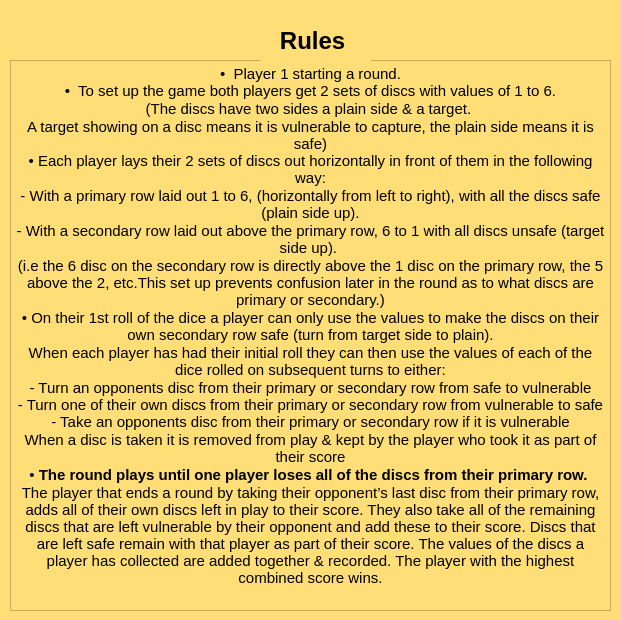
<?xml version="1.0" encoding="UTF-8"?>
<ui version="4.0">
 <class>MainWindow</class>
 <widget class="QMainWindow" name="MainWindow">
  <property name="geometry">
   <rect>
    <x>0</x>
    <y>0</y>
    <width>621</width>
    <height>620</height>
   </rect>
  </property>
  <property name="minimumSize">
   <size>
    <width>621</width>
    <height>620</height>
   </size>
  </property>
  <property name="maximumSize">
   <size>
    <width>621</width>
    <height>620</height>
   </size>
  </property>
  <property name="windowTitle">
   <string>MainWindow</string>
  </property>
  <property name="styleSheet">
   <string notr="true">background-color: rgb(255, 221, 119);</string>
  </property>
  <widget class="QWidget" name="centralwidget">
   <widget class="QTextBrowser" name="textBrowser">
    <property name="geometry">
     <rect>
      <x>10</x>
      <y>60</y>
      <width>601</width>
      <height>551</height>
     </rect>
    </property>
    <property name="styleSheet">
     <string notr="true">border-color:  rgb(255, 221, 119);</string>
    </property>
    <property name="html">
     <string>&lt;!DOCTYPE HTML PUBLIC &quot;-//W3C//DTD HTML 4.0//EN&quot; &quot;http://www.w3.org/TR/REC-html40/strict.dtd&quot;&gt;
&lt;html&gt;&lt;head&gt;&lt;meta name=&quot;qrichtext&quot; content=&quot;1&quot; /&gt;&lt;style type=&quot;text/css&quot;&gt;
p, li { white-space: pre-wrap; }
&lt;/style&gt;&lt;/head&gt;&lt;body style=&quot; font-family:'MS Shell Dlg 2'; font-size:8.25pt; font-weight:400; font-style:normal;&quot;&gt;
&lt;p align=&quot;center&quot; style=&quot; margin-top:0px; margin-bottom:0px; margin-left:0px; margin-right:0px; -qt-block-indent:0; text-indent:0px;&quot;&gt;&lt;span style=&quot; font-size:11pt; color:#000000;&quot;&gt;•  &lt;/span&gt;&lt;span style=&quot; font-size:11pt; color:#000000; background-color:transparent;&quot;&gt;Player 1 starting a round.&lt;/span&gt;&lt;span style=&quot; font-size:11pt; color:#000000;&quot;&gt;&lt;br /&gt;•  To set up the game both players get 2 sets of discs &lt;/span&gt;&lt;span style=&quot; font-size:11pt; color:#000000; background-color:transparent;&quot;&gt;with values of 1 to 6.&lt;/span&gt;&lt;/p&gt;
&lt;p align=&quot;center&quot; style=&quot; margin-top:0px; margin-bottom:0px; margin-left:0px; margin-right:0px; -qt-block-indent:0; text-indent:0px; background-color:transparent;&quot;&gt;&lt;span style=&quot; font-size:11pt; color:#000000; background-color:transparent;&quot;&gt;(The discs have two sides a plain side &amp;amp; a target. &lt;/span&gt;&lt;/p&gt;
&lt;p align=&quot;center&quot; style=&quot; margin-top:0px; margin-bottom:0px; margin-left:0px; margin-right:0px; -qt-block-indent:0; text-indent:0px; background-color:transparent;&quot;&gt;&lt;span style=&quot; font-size:11pt; color:#000000; background-color:transparent;&quot;&gt;A target showing on a disc means it is vulnerable to capture, the plain side means it is safe)&lt;/span&gt;&lt;span style=&quot; font-size:11pt; color:#000000;&quot;&gt;&lt;br /&gt;• Each player lays their 2 sets of discs out horizontally in front of them in the following way:&lt;/span&gt;&lt;/p&gt;
&lt;p align=&quot;center&quot; style=&quot; margin-top:0px; margin-bottom:0px; margin-left:0px; margin-right:0px; -qt-block-indent:0; text-indent:0px; background-color:transparent;&quot;&gt;&lt;span style=&quot; font-size:11pt; color:#000000; background-color:transparent;&quot;&gt;- With a primary row laid out 1 to 6, (horizontally from left to right), with all the discs safe (plain side up).&lt;/span&gt;&lt;/p&gt;
&lt;p align=&quot;center&quot; style=&quot; margin-top:0px; margin-bottom:0px; margin-left:0px; margin-right:0px; -qt-block-indent:0; text-indent:0px; background-color:transparent;&quot;&gt;&lt;span style=&quot; font-size:11pt; color:#000000; background-color:transparent;&quot;&gt;- With a secondary row laid out above the primary row, 6 to 1 with all discs unsafe (target side up). &lt;/span&gt;&lt;/p&gt;
&lt;p align=&quot;center&quot; style=&quot; margin-top:0px; margin-bottom:0px; margin-left:0px; margin-right:0px; -qt-block-indent:0; text-indent:0px; background-color:transparent;&quot;&gt;&lt;span style=&quot; font-size:11pt; color:#000000; background-color:transparent;&quot;&gt;(i.e the 6 disc on the secondary row is directly above the 1 disc on the primary row, the 5 above the 2, etc.This set up prevents confusion later in the round as to what discs are primary or secondary.)&lt;/span&gt;&lt;/p&gt;
&lt;p align=&quot;center&quot; style=&quot; margin-top:0px; margin-bottom:0px; margin-left:0px; margin-right:0px; -qt-block-indent:0; text-indent:0px; background-color:transparent;&quot;&gt;&lt;span style=&quot; font-size:11pt; color:#000000; background-color:transparent;&quot;&gt;• On their 1st roll of the dice a player can only use the values to make the discs on their own secondary row safe (turn from target side to plain).&lt;/span&gt;&lt;/p&gt;
&lt;p align=&quot;center&quot; style=&quot; margin-top:0px; margin-bottom:0px; margin-left:0px; margin-right:0px; -qt-block-indent:0; text-indent:0px; background-color:transparent;&quot;&gt;&lt;span style=&quot; font-size:11pt; color:#000000; background-color:transparent;&quot;&gt;When each player has had their initial roll they can then use the values of each of the dice rolled on subsequent turns to either:&lt;/span&gt;&lt;/p&gt;
&lt;p align=&quot;center&quot; style=&quot; margin-top:0px; margin-bottom:0px; margin-left:0px; margin-right:0px; -qt-block-indent:0; text-indent:0px; background-color:transparent;&quot;&gt;&lt;span style=&quot; font-size:11pt; color:#000000; background-color:transparent;&quot;&gt;- Turn an opponents disc from their primary or secondary row from safe to vulnerable&lt;/span&gt;&lt;span style=&quot; font-size:11pt; color:#000000;&quot;&gt;&lt;br /&gt;- Turn one of their own discs from their primary or secondary row from vulnerable to safe&lt;br /&gt;- Take an opponents disc from their primary or secondary row if it is vulnerable&lt;/span&gt;&lt;/p&gt;
&lt;p align=&quot;center&quot; style=&quot; margin-top:0px; margin-bottom:0px; margin-left:0px; margin-right:0px; -qt-block-indent:0; text-indent:0px; background-color:transparent;&quot;&gt;&lt;span style=&quot; font-size:11pt; color:#000000; background-color:transparent;&quot;&gt;When a disc is taken it is removed from play &amp;amp; kept by the player who took it as part of their score&lt;/span&gt;&lt;/p&gt;
&lt;p align=&quot;center&quot; style=&quot; margin-top:0px; margin-bottom:0px; margin-left:0px; margin-right:0px; -qt-block-indent:0; text-indent:0px; background-color:transparent;&quot;&gt;&lt;span style=&quot; font-size:11pt; color:#000000; background-color:transparent;&quot;&gt;•&lt;/span&gt;&lt;span style=&quot; font-size:11pt; color:#000000;&quot;&gt; &lt;/span&gt;&lt;span style=&quot; font-size:11pt; font-weight:600; color:#000000; background-color:transparent;&quot;&gt;The round plays until one player loses all of the discs from their primary row. &lt;/span&gt;&lt;/p&gt;
&lt;p align=&quot;center&quot; style=&quot; margin-top:0px; margin-bottom:0px; margin-left:0px; margin-right:0px; -qt-block-indent:0; text-indent:0px; background-color:transparent;&quot;&gt;&lt;span style=&quot; font-size:11pt; color:#000000; background-color:transparent;&quot;&gt;The player that ends a round by taking their opponent’s last disc from their primary row, adds all of their own discs left in play to their score. They also take all of the remaining discs that are left vulnerable by their opponent and add these to their score. Discs that are left safe remain with that player as part of their score. The values of the discs a player has collected are added together &amp;amp; recorded. The player with the highest combined score wins.&lt;/span&gt;&lt;/p&gt;&lt;/body&gt;&lt;/html&gt;</string>
    </property>
   </widget>
   <widget class="QLabel" name="P2_label">
    <property name="geometry">
     <rect>
      <x>260</x>
      <y>20</y>
      <width>111</width>
      <height>41</height>
     </rect>
    </property>
    <property name="font">
     <font>
      <pointsize>18</pointsize>
      <weight>75</weight>
      <bold>true</bold>
     </font>
    </property>
    <property name="layoutDirection">
     <enum>Qt::LeftToRight</enum>
    </property>
    <property name="styleSheet">
     <string notr="true"/>
    </property>
    <property name="text">
     <string>   Rules</string>
    </property>
    <property name="scaledContents">
     <bool>false</bool>
    </property>
   </widget>
  </widget>
 </widget>
 <resources/>
 <connections/>
</ui>
